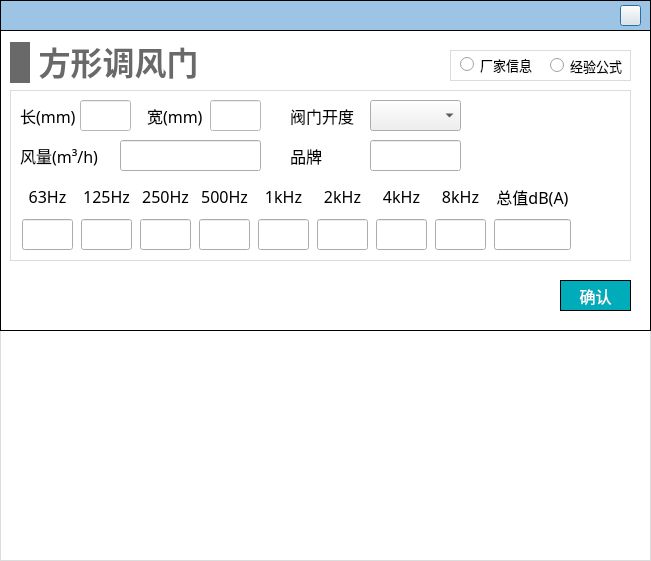
<?xml version="1.0" encoding="UTF-8"?>
<ui version="4.0">
 <class>Dialog_rect_damper</class>
 <widget class="QDialog" name="Dialog_rect_damper">
  <property name="geometry">
   <rect>
    <x>0</x>
    <y>0</y>
    <width>651</width>
    <height>561</height>
   </rect>
  </property>
  <property name="font">
   <font>
    <pointsize>12</pointsize>
   </font>
  </property>
  <property name="windowTitle">
   <string>Dialog</string>
  </property>
  <property name="styleSheet">
   <string notr="true">#Dialog_rect_damper
{
background-color:white;
}
QLineEdit 
{
font-family: 'Microsoft YaHei';
font-size: 13px;
}

QComboBox
{
font-family: 'Microsoft YaHei';
font-size: 13px;
}</string>
  </property>
  <widget class="QWidget" name="widget_top" native="true">
   <property name="geometry">
    <rect>
     <x>0</x>
     <y>0</y>
     <width>651</width>
     <height>31</height>
    </rect>
   </property>
   <property name="styleSheet">
    <string notr="true">#widget_top
{
border: 1px solid #000000;
background-color: rgb(157, 196, 229);
	background-color: rgb(157, 196, 229);
}</string>
   </property>
   <widget class="QPushButton" name="close">
    <property name="geometry">
     <rect>
      <x>620</x>
      <y>5</y>
      <width>21</width>
      <height>21</height>
     </rect>
    </property>
    <property name="styleSheet">
     <string notr="true">border-image: url(:/images/image/closeWindow.jpg);</string>
    </property>
    <property name="text">
     <string/>
    </property>
   </widget>
  </widget>
  <widget class="QWidget" name="widget_terminal" native="true">
   <property name="geometry">
    <rect>
     <x>0</x>
     <y>30</y>
     <width>651</width>
     <height>301</height>
    </rect>
   </property>
   <property name="styleSheet">
    <string notr="true">#widget_terminal
{
border: 1px solid #000000;
}</string>
   </property>
   <widget class="QWidget" name="widget_2" native="true">
    <property name="geometry">
     <rect>
      <x>10</x>
      <y>60</y>
      <width>621</width>
      <height>171</height>
     </rect>
    </property>
    <property name="styleSheet">
     <string notr="true">#widget_2
{
border: 1px solid #DCDCDC;
}

QLabel
{
font-family: '黑体';
font-size: 16px;
}

QLineEdit
{
font-family: '黑体';
}

QRadioButton
{
font-family: '黑体';
}

QPushButton
{
font-family: '黑体';
}</string>
    </property>
    <widget class="QLineEdit" name="lineEdit_brand">
     <property name="geometry">
      <rect>
       <x>360</x>
       <y>50</y>
       <width>91</width>
       <height>31</height>
      </rect>
     </property>
    </widget>
    <widget class="QLabel" name="label_4">
     <property name="geometry">
      <rect>
       <x>280</x>
       <y>50</y>
       <width>41</width>
       <height>31</height>
      </rect>
     </property>
     <property name="font">
      <font>
       <family>黑体</family>
       <pointsize>-1</pointsize>
      </font>
     </property>
     <property name="text">
      <string>品牌</string>
     </property>
    </widget>
    <widget class="QLabel" name="label_5">
     <property name="geometry">
      <rect>
       <x>280</x>
       <y>10</y>
       <width>71</width>
       <height>31</height>
      </rect>
     </property>
     <property name="font">
      <font>
       <family>黑体</family>
       <pointsize>-1</pointsize>
      </font>
     </property>
     <property name="text">
      <string>阀门开度</string>
     </property>
    </widget>
    <widget class="QComboBox" name="comboBox_angle">
     <property name="geometry">
      <rect>
       <x>360</x>
       <y>10</y>
       <width>91</width>
       <height>31</height>
      </rect>
     </property>
    </widget>
    <widget class="QLabel" name="label_16">
     <property name="geometry">
      <rect>
       <x>10</x>
       <y>50</y>
       <width>81</width>
       <height>31</height>
      </rect>
     </property>
     <property name="font">
      <font>
       <family>黑体</family>
       <pointsize>-1</pointsize>
      </font>
     </property>
     <property name="text">
      <string>风量(m³/h)</string>
     </property>
    </widget>
    <widget class="QLineEdit" name="lineEdit_air_volume">
     <property name="geometry">
      <rect>
       <x>110</x>
       <y>50</y>
       <width>141</width>
       <height>31</height>
      </rect>
     </property>
    </widget>
    <widget class="QStackedWidget" name="stackedWidget_input">
     <property name="geometry">
      <rect>
       <x>10</x>
       <y>10</y>
       <width>241</width>
       <height>31</height>
      </rect>
     </property>
     <property name="styleSheet">
      <string notr="true">background-color: rgb(255, 255, 255);</string>
     </property>
     <property name="currentIndex">
      <number>0</number>
     </property>
     <widget class="QWidget" name="page_formula">
      <widget class="QLabel" name="label_13">
       <property name="geometry">
        <rect>
         <x>0</x>
         <y>0</y>
         <width>61</width>
         <height>31</height>
        </rect>
       </property>
       <property name="font">
        <font>
         <family>黑体</family>
         <pointsize>-1</pointsize>
        </font>
       </property>
       <property name="text">
        <string>长(mm)</string>
       </property>
      </widget>
      <widget class="QLineEdit" name="lineEdit_length">
       <property name="geometry">
        <rect>
         <x>60</x>
         <y>0</y>
         <width>51</width>
         <height>31</height>
        </rect>
       </property>
      </widget>
      <widget class="QLineEdit" name="lineEdit_width">
       <property name="geometry">
        <rect>
         <x>190</x>
         <y>0</y>
         <width>51</width>
         <height>31</height>
        </rect>
       </property>
      </widget>
      <widget class="QLabel" name="label_18">
       <property name="geometry">
        <rect>
         <x>127</x>
         <y>0</y>
         <width>61</width>
         <height>31</height>
        </rect>
       </property>
       <property name="font">
        <font>
         <family>黑体</family>
         <pointsize>-1</pointsize>
        </font>
       </property>
       <property name="text">
        <string>宽(mm)</string>
       </property>
      </widget>
     </widget>
     <widget class="QWidget" name="page_known">
      <widget class="QLabel" name="label_17">
       <property name="geometry">
        <rect>
         <x>0</x>
         <y>0</y>
         <width>31</width>
         <height>31</height>
        </rect>
       </property>
       <property name="font">
        <font>
         <family>黑体</family>
         <pointsize>-1</pointsize>
        </font>
       </property>
       <property name="text">
        <string>型号</string>
       </property>
      </widget>
      <widget class="QLineEdit" name="lineEdit_model">
       <property name="geometry">
        <rect>
         <x>100</x>
         <y>0</y>
         <width>121</width>
         <height>31</height>
        </rect>
       </property>
      </widget>
     </widget>
    </widget>
    <widget class="QWidget" name="layoutWidget_3">
     <property name="geometry">
      <rect>
       <x>10</x>
       <y>90</y>
       <width>561</width>
       <height>72</height>
      </rect>
     </property>
     <layout class="QHBoxLayout" name="horizontalLayout_2">
      <item>
       <layout class="QVBoxLayout" name="verticalLayout_10">
        <item>
         <widget class="QLabel" name="label_23">
          <property name="minimumSize">
           <size>
            <width>51</width>
            <height>31</height>
           </size>
          </property>
          <property name="maximumSize">
           <size>
            <width>51</width>
            <height>31</height>
           </size>
          </property>
          <property name="font">
           <font>
            <family>黑体</family>
            <pointsize>-1</pointsize>
           </font>
          </property>
          <property name="text">
           <string>63Hz</string>
          </property>
          <property name="alignment">
           <set>Qt::AlignCenter</set>
          </property>
         </widget>
        </item>
        <item>
         <widget class="QLineEdit" name="lineEdit_63">
          <property name="minimumSize">
           <size>
            <width>51</width>
            <height>31</height>
           </size>
          </property>
          <property name="maximumSize">
           <size>
            <width>51</width>
            <height>31</height>
           </size>
          </property>
          <property name="alignment">
           <set>Qt::AlignCenter</set>
          </property>
         </widget>
        </item>
       </layout>
      </item>
      <item>
       <layout class="QVBoxLayout" name="verticalLayout_11">
        <item>
         <widget class="QLabel" name="label_24">
          <property name="minimumSize">
           <size>
            <width>51</width>
            <height>31</height>
           </size>
          </property>
          <property name="maximumSize">
           <size>
            <width>51</width>
            <height>31</height>
           </size>
          </property>
          <property name="font">
           <font>
            <family>黑体</family>
            <pointsize>-1</pointsize>
           </font>
          </property>
          <property name="text">
           <string>125Hz</string>
          </property>
          <property name="alignment">
           <set>Qt::AlignCenter</set>
          </property>
         </widget>
        </item>
        <item>
         <widget class="QLineEdit" name="lineEdit_125">
          <property name="minimumSize">
           <size>
            <width>51</width>
            <height>31</height>
           </size>
          </property>
          <property name="maximumSize">
           <size>
            <width>51</width>
            <height>31</height>
           </size>
          </property>
          <property name="alignment">
           <set>Qt::AlignCenter</set>
          </property>
         </widget>
        </item>
       </layout>
      </item>
      <item>
       <layout class="QVBoxLayout" name="verticalLayout_12">
        <item>
         <widget class="QLabel" name="label_25">
          <property name="minimumSize">
           <size>
            <width>51</width>
            <height>31</height>
           </size>
          </property>
          <property name="maximumSize">
           <size>
            <width>51</width>
            <height>31</height>
           </size>
          </property>
          <property name="font">
           <font>
            <family>黑体</family>
            <pointsize>-1</pointsize>
           </font>
          </property>
          <property name="text">
           <string>250Hz</string>
          </property>
          <property name="alignment">
           <set>Qt::AlignCenter</set>
          </property>
         </widget>
        </item>
        <item>
         <widget class="QLineEdit" name="lineEdit_250">
          <property name="minimumSize">
           <size>
            <width>51</width>
            <height>31</height>
           </size>
          </property>
          <property name="maximumSize">
           <size>
            <width>51</width>
            <height>31</height>
           </size>
          </property>
          <property name="alignment">
           <set>Qt::AlignCenter</set>
          </property>
         </widget>
        </item>
       </layout>
      </item>
      <item>
       <layout class="QVBoxLayout" name="verticalLayout_13">
        <item>
         <widget class="QLabel" name="label_26">
          <property name="minimumSize">
           <size>
            <width>51</width>
            <height>31</height>
           </size>
          </property>
          <property name="maximumSize">
           <size>
            <width>51</width>
            <height>31</height>
           </size>
          </property>
          <property name="font">
           <font>
            <family>黑体</family>
            <pointsize>-1</pointsize>
           </font>
          </property>
          <property name="text">
           <string>500Hz</string>
          </property>
          <property name="alignment">
           <set>Qt::AlignCenter</set>
          </property>
         </widget>
        </item>
        <item>
         <widget class="QLineEdit" name="lineEdit_500">
          <property name="minimumSize">
           <size>
            <width>51</width>
            <height>31</height>
           </size>
          </property>
          <property name="maximumSize">
           <size>
            <width>51</width>
            <height>31</height>
           </size>
          </property>
          <property name="alignment">
           <set>Qt::AlignCenter</set>
          </property>
         </widget>
        </item>
       </layout>
      </item>
      <item>
       <layout class="QVBoxLayout" name="verticalLayout_14">
        <item>
         <widget class="QLabel" name="label_27">
          <property name="minimumSize">
           <size>
            <width>51</width>
            <height>31</height>
           </size>
          </property>
          <property name="maximumSize">
           <size>
            <width>51</width>
            <height>31</height>
           </size>
          </property>
          <property name="font">
           <font>
            <family>黑体</family>
            <pointsize>-1</pointsize>
           </font>
          </property>
          <property name="text">
           <string>1kHz</string>
          </property>
          <property name="alignment">
           <set>Qt::AlignCenter</set>
          </property>
         </widget>
        </item>
        <item>
         <widget class="QLineEdit" name="lineEdit_1k">
          <property name="minimumSize">
           <size>
            <width>51</width>
            <height>31</height>
           </size>
          </property>
          <property name="maximumSize">
           <size>
            <width>51</width>
            <height>31</height>
           </size>
          </property>
          <property name="alignment">
           <set>Qt::AlignCenter</set>
          </property>
         </widget>
        </item>
       </layout>
      </item>
      <item>
       <layout class="QVBoxLayout" name="verticalLayout_15">
        <property name="spacing">
         <number>6</number>
        </property>
        <item>
         <widget class="QLabel" name="label_28">
          <property name="minimumSize">
           <size>
            <width>51</width>
            <height>31</height>
           </size>
          </property>
          <property name="maximumSize">
           <size>
            <width>51</width>
            <height>31</height>
           </size>
          </property>
          <property name="font">
           <font>
            <family>黑体</family>
            <pointsize>-1</pointsize>
           </font>
          </property>
          <property name="text">
           <string>2kHz</string>
          </property>
          <property name="alignment">
           <set>Qt::AlignCenter</set>
          </property>
         </widget>
        </item>
        <item>
         <widget class="QLineEdit" name="lineEdit_2k">
          <property name="minimumSize">
           <size>
            <width>51</width>
            <height>31</height>
           </size>
          </property>
          <property name="maximumSize">
           <size>
            <width>51</width>
            <height>31</height>
           </size>
          </property>
          <property name="alignment">
           <set>Qt::AlignCenter</set>
          </property>
         </widget>
        </item>
       </layout>
      </item>
      <item>
       <layout class="QVBoxLayout" name="verticalLayout_16">
        <item>
         <widget class="QLabel" name="label_1">
          <property name="minimumSize">
           <size>
            <width>51</width>
            <height>31</height>
           </size>
          </property>
          <property name="maximumSize">
           <size>
            <width>51</width>
            <height>31</height>
           </size>
          </property>
          <property name="font">
           <font>
            <family>黑体</family>
            <pointsize>-1</pointsize>
           </font>
          </property>
          <property name="text">
           <string>4kHz</string>
          </property>
          <property name="alignment">
           <set>Qt::AlignCenter</set>
          </property>
         </widget>
        </item>
        <item>
         <widget class="QLineEdit" name="lineEdit_4k">
          <property name="minimumSize">
           <size>
            <width>51</width>
            <height>31</height>
           </size>
          </property>
          <property name="maximumSize">
           <size>
            <width>51</width>
            <height>31</height>
           </size>
          </property>
          <property name="alignment">
           <set>Qt::AlignCenter</set>
          </property>
         </widget>
        </item>
       </layout>
      </item>
      <item>
       <layout class="QVBoxLayout" name="verticalLayout_17">
        <item>
         <widget class="QLabel" name="label_29">
          <property name="minimumSize">
           <size>
            <width>51</width>
            <height>31</height>
           </size>
          </property>
          <property name="maximumSize">
           <size>
            <width>51</width>
            <height>31</height>
           </size>
          </property>
          <property name="font">
           <font>
            <family>黑体</family>
            <pointsize>-1</pointsize>
           </font>
          </property>
          <property name="text">
           <string>8kHz</string>
          </property>
          <property name="alignment">
           <set>Qt::AlignCenter</set>
          </property>
         </widget>
        </item>
        <item>
         <widget class="QLineEdit" name="lineEdit_8k">
          <property name="minimumSize">
           <size>
            <width>51</width>
            <height>31</height>
           </size>
          </property>
          <property name="maximumSize">
           <size>
            <width>51</width>
            <height>31</height>
           </size>
          </property>
          <property name="alignment">
           <set>Qt::AlignCenter</set>
          </property>
         </widget>
        </item>
       </layout>
      </item>
      <item>
       <layout class="QVBoxLayout" name="verticalLayout_18">
        <item>
         <widget class="QLabel" name="label_30">
          <property name="minimumSize">
           <size>
            <width>77</width>
            <height>31</height>
           </size>
          </property>
          <property name="maximumSize">
           <size>
            <width>51</width>
            <height>31</height>
           </size>
          </property>
          <property name="font">
           <font>
            <family>黑体</family>
            <pointsize>-1</pointsize>
           </font>
          </property>
          <property name="text">
           <string>总值dB(A)</string>
          </property>
          <property name="alignment">
           <set>Qt::AlignCenter</set>
          </property>
         </widget>
        </item>
        <item>
         <widget class="QLineEdit" name="lineEdit_total">
          <property name="minimumSize">
           <size>
            <width>77</width>
            <height>31</height>
           </size>
          </property>
          <property name="maximumSize">
           <size>
            <width>51</width>
            <height>31</height>
           </size>
          </property>
          <property name="alignment">
           <set>Qt::AlignCenter</set>
          </property>
          <property name="readOnly">
           <bool>true</bool>
          </property>
         </widget>
        </item>
       </layout>
      </item>
     </layout>
    </widget>
   </widget>
   <widget class="QPushButton" name="pushButton_confirm">
    <property name="geometry">
     <rect>
      <x>560</x>
      <y>250</y>
      <width>71</width>
      <height>31</height>
     </rect>
    </property>
    <property name="font">
     <font>
      <family>黑体</family>
      <pointsize>12</pointsize>
     </font>
    </property>
    <property name="styleSheet">
     <string notr="true">QPushButton
{
	color:#ffffff; /*文字颜色*/
    background-color: #00ACB9;/*背景色*/
    border-radius:0px; /*边框倒角*/
	border: 1px solid #000000;
}


QPushButton:hover 
{
background-color: rgb(0,142,153);
color: white;
}</string>
    </property>
    <property name="text">
     <string>确认</string>
    </property>
   </widget>
   <widget class="QWidget" name="layoutWidget_7">
    <property name="geometry">
     <rect>
      <x>10</x>
      <y>10</y>
      <width>191</width>
      <height>45</height>
     </rect>
    </property>
    <layout class="QHBoxLayout" name="horizontalLayout_20">
     <item>
      <widget class="QLabel" name="label_20">
       <property name="minimumSize">
        <size>
         <width>20</width>
         <height>41</height>
        </size>
       </property>
       <property name="maximumSize">
        <size>
         <width>20</width>
         <height>41</height>
        </size>
       </property>
       <property name="styleSheet">
        <string notr="true">QLabel { 
border: none; 
background-color : rgb(105, 105, 105);
}</string>
       </property>
       <property name="text">
        <string/>
       </property>
      </widget>
     </item>
     <item>
      <widget class="QLabel" name="label_21">
       <property name="font">
        <font>
         <family>Microsoft YaHei</family>
         <pointsize>24</pointsize>
         <bold>true</bold>
        </font>
       </property>
       <property name="styleSheet">
        <string notr="true">QLabel { 
border: none; 
color : rgb(105, 105, 105);
}</string>
       </property>
       <property name="text">
        <string>方形调风门</string>
       </property>
       <property name="alignment">
        <set>Qt::AlignBottom|Qt::AlignHCenter</set>
       </property>
      </widget>
     </item>
    </layout>
   </widget>
   <widget class="QWidget" name="widget_7" native="true">
    <property name="geometry">
     <rect>
      <x>450</x>
      <y>20</y>
      <width>181</width>
      <height>31</height>
     </rect>
    </property>
    <property name="styleSheet">
     <string notr="true">#widget_7
{
border: 1px solid #DCDCDC;
}</string>
    </property>
    <widget class="QRadioButton" name="radioButton_known">
     <property name="geometry">
      <rect>
       <x>10</x>
       <y>-1</y>
       <width>81</width>
       <height>31</height>
      </rect>
     </property>
     <property name="font">
      <font>
       <family>黑体</family>
       <pointsize>10</pointsize>
      </font>
     </property>
     <property name="text">
      <string>厂家信息</string>
     </property>
    </widget>
    <widget class="QRadioButton" name="radioButton_formula">
     <property name="geometry">
      <rect>
       <x>100</x>
       <y>0</y>
       <width>81</width>
       <height>31</height>
      </rect>
     </property>
     <property name="font">
      <font>
       <family>黑体</family>
       <pointsize>10</pointsize>
      </font>
     </property>
     <property name="text">
      <string>经验公式</string>
     </property>
    </widget>
   </widget>
  </widget>
  <widget class="QStackedWidget" name="stackedWidget_descri">
   <property name="geometry">
    <rect>
     <x>0</x>
     <y>330</y>
     <width>651</width>
     <height>231</height>
    </rect>
   </property>
   <property name="minimumSize">
    <size>
     <width>651</width>
     <height>231</height>
    </size>
   </property>
   <property name="styleSheet">
    <string notr="true">background-color: rgb(255, 255, 255);</string>
   </property>
   <property name="currentIndex">
    <number>0</number>
   </property>
   <widget class="QWidget" name="page_descri">
    <widget class="QWidget" name="widget_6" native="true">
     <property name="geometry">
      <rect>
       <x>0</x>
       <y>0</y>
       <width>651</width>
       <height>231</height>
      </rect>
     </property>
     <property name="minimumSize">
      <size>
       <width>651</width>
       <height>231</height>
      </size>
     </property>
     <property name="styleSheet">
      <string notr="true">#widget_6
{
border: 1px solid #DCDCDC;
}</string>
     </property>
     <widget class="QLabel" name="label">
      <property name="geometry">
       <rect>
        <x>10</x>
        <y>20</y>
        <width>521</width>
        <height>161</height>
       </rect>
      </property>
      <property name="styleSheet">
       <string notr="true">border-image: url(:/images/image/damper_desci.png);</string>
      </property>
      <property name="text">
       <string/>
      </property>
     </widget>
    </widget>
   </widget>
   <widget class="QWidget" name="page_white"/>
  </widget>
  <zorder>widget_top</zorder>
  <zorder>stackedWidget_descri</zorder>
  <zorder>widget_terminal</zorder>
 </widget>
 <resources/>
 <connections/>
</ui>
